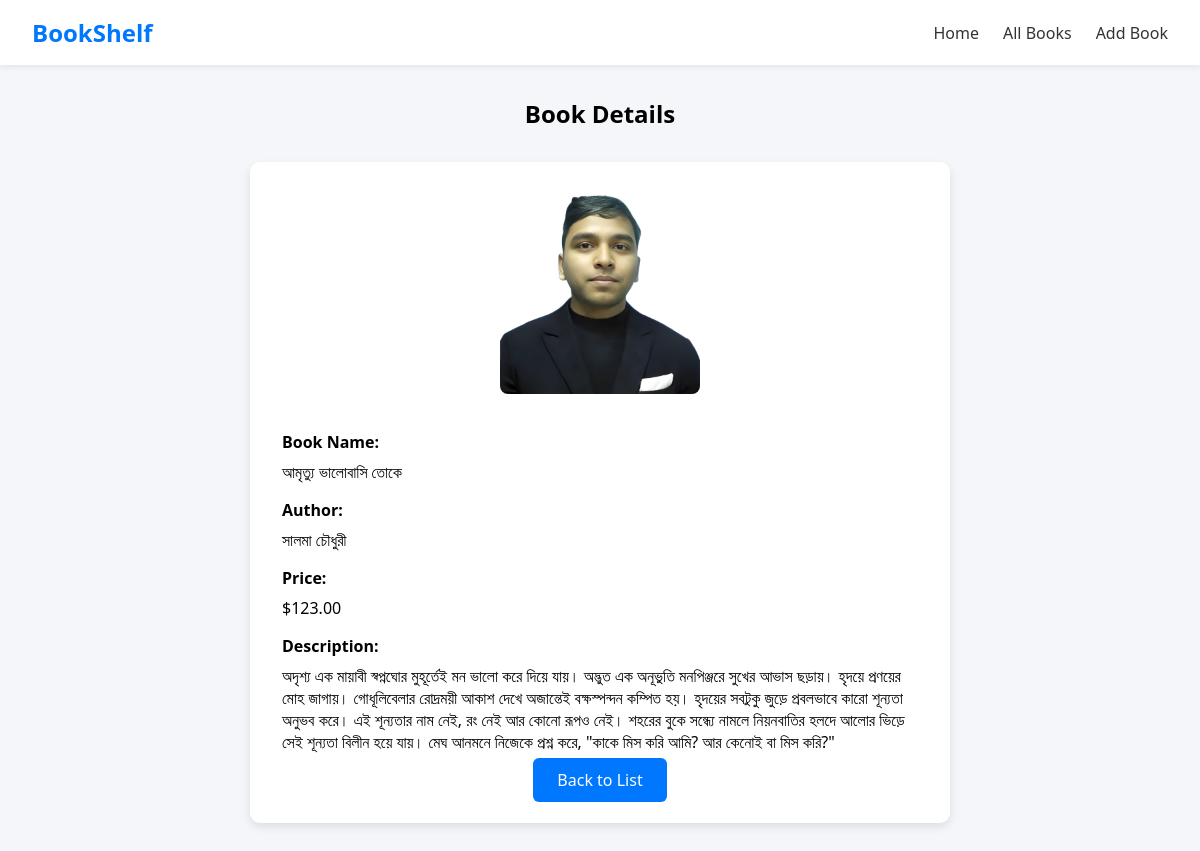
Page /viewbook/2/ on the earlier database version.
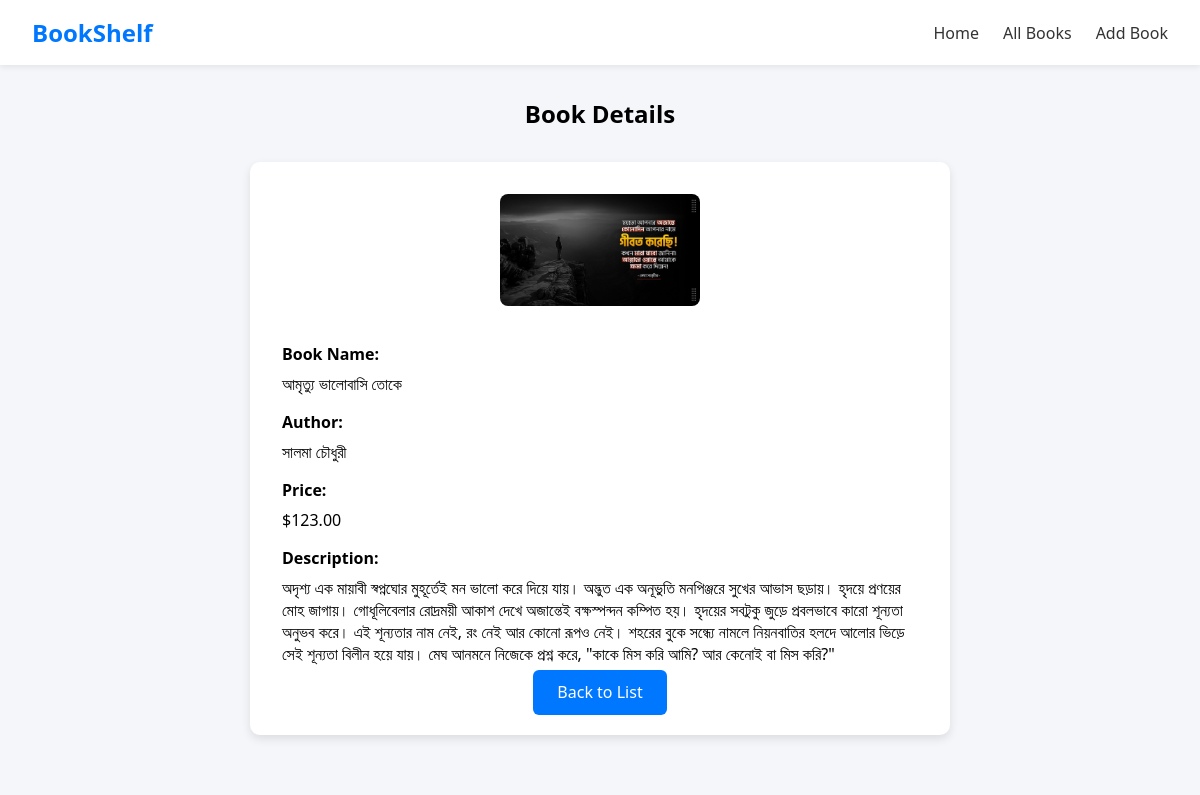
Same page on the later database version.
### books/models.py (models this page shows, shortened)
class  bookModel(models.Model):
    book_name = models.CharField(max_length=100)
    author_name = models.CharField(max_length=100)
    book_price = models.DecimalField(max_digits=10, decimal_places=2)
    book_description = models.TextField()
    book_image = models.ImageField(upload_to='books/images/')
    class Meta:
        db_table = 'book'
        verbose_name = 'Book'
        verbose_name_plural = 'Books'

### books/views.py (the view)
# urls.py: path('viewbook/<str:id>/', view_book, name='view_book'),
def view_book(req, id):
    book = bookModel.objects.get(id=id)
    return render(req, 'viewbook.html', {'book': book})

### books/template/book/viewbook.html (shortened to what this page needs)
{% extends 'home.html' %}
{% block body %}
<section style="padding: 2rem; font-family: 'Segoe UI', sans-serif; background-color: #f4f6fa;">
  <h2 style="text-align: center; margin-bottom: 2rem;">Book Details</h2>
  <div style="max-width: 700px; margin: 0 auto; background: white; padding: 2rem; border-radius: 10px; box-shadow: 0 4px 10px rgba(0,0,0,0.1);">
    <div style="text-align: center; margin-bottom: 2rem;">
      <img src="{{ book.book_image.url }}" alt="Book Image" style="max-width: 200px; height: auto; border-radius: 8px;" />
    </div>
    <div style="margin-bottom: 1rem;">
      <strong>Book Name:</strong>
      <p style="margin: 0.5rem 0;">{{ book.book_name }}</p>
    </div>
    <div style="margin-bottom: 1rem;">
      <strong>Author:</strong>
      <p style="margin: 0.5rem 0;">{{ book.author_name }}</p>
    </div>
    <div style="margin-bottom: 1rem;">
      <strong>Price:</strong>
      <p style="margin: 0.5rem 0;">${{ book.book_price }}</p>
    </div>
    <div style="margin-bottom: 1rem;">
      <strong>Description:</strong>
      <p style="margin: 0.5rem 0;">{{ book.book_description }}</p>
    </div>
    <div style="text-align: center;">
      <a href="{% url 'all_books' %}" style="text-decoration: none; background-color: #0077ff; color: white; padding: 0.7rem 1.5rem; border-radius: 6px;">Back to List</a>
    </div>
  </div>
</section>
{% endblock body %}

Differences in the rows shown:
changed bookModel "আমৃত্যু ভালোবাসি তোকে": book_image: a different picture
